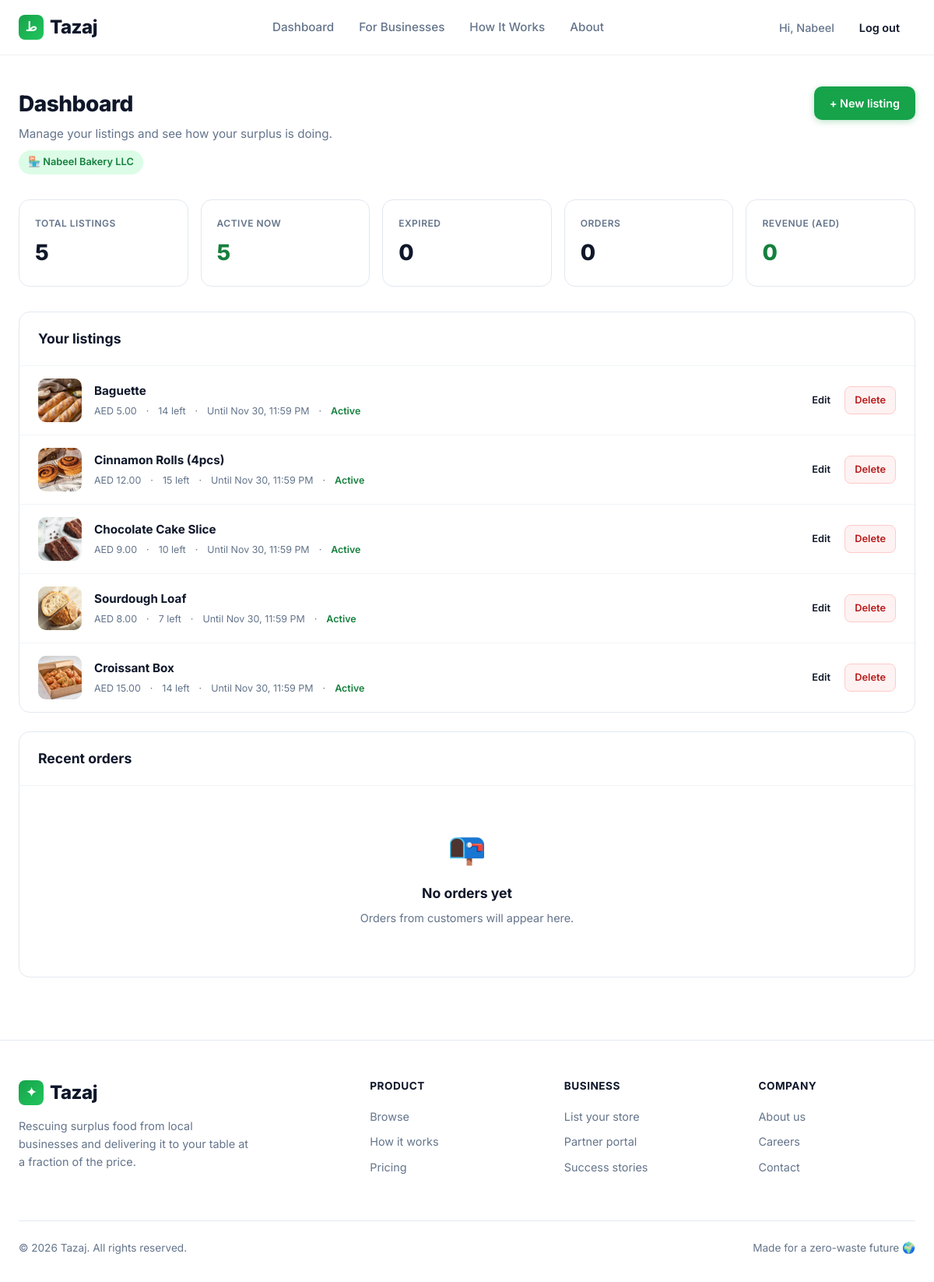
/dashboard/ (signed in), run on the app's committed database.
### main/models.py (models this page shows, shortened)
class User(AbstractUser):
    CUSTOMER = 'customer'
    BUSINESS = 'business'
    ADMIN = 'admin'
    ROLE_CHOICES = [
        (CUSTOMER, 'Customer'),
        (BUSINESS, 'Business'),
        (ADMIN, 'Admin'),
    ]
    role = models.CharField(
        max_length=20,
        choices=ROLE_CHOICES,
        default=CUSTOMER,
    )
    def is_business(self):
        return self.role == self.BUSINESS

class Shop(models.Model):
    owner = models.ForeignKey(
        User,
        on_delete=models.CASCADE,
        related_name='shops',
        limit_choices_to={'role': User.BUSINESS},
    )
    name = models.CharField(max_length=120)
    owner_name = models.CharField(max_length=120, blank=True)
    address = models.CharField(max_length=255, blank=True)
    cuisine = models.CharField(max_length=80, blank=True)
    emoji = models.CharField(max_length=8, default='🏪')
    rating = models.DecimalField(max_digits=2, decimal_places=1, default=4.5)
    image = models.ImageField(
        upload_to=shop_image_path,
        blank=True,
        null=True,
    )
    is_active = models.BooleanField(default=True)
    created_at = models.DateTimeField(auto_now_add=True)
    class Meta:
        ordering = ['name']

class Food(models.Model):
    shop = models.ForeignKey(
        Shop,
        on_delete=models.CASCADE,
        related_name='foods',
    )
    title = models.CharField(max_length=140)
    description = models.TextField(blank=True)
    original_price = models.DecimalField(max_digits=8, decimal_places=2)
    discounted_price = models.DecimalField(max_digits=8, decimal_places=2)
    quantity = models.PositiveIntegerField(default=1)
    pickup_start = models.DateTimeField()
    pickup_end = models.DateTimeField()
    emoji = models.CharField(max_length=8, default='🍽️')
    image = models.ImageField(
        upload_to=food_image_path,
        blank=True,
        null=True,
    )
    is_active = models.BooleanField(default=True)
    created_at = models.DateTimeField(auto_now_add=True)
    class Meta:
        ordering = ['pickup_end']

### main/views.py (the view)
# urls.py: path("dashboard/", views.dashboard, name="dashboard"),
@login_required
def dashboard(request):
    _require_business(request)
    shops = Shop.objects.filter(owner=request.user)
    if not shops.exists():
        messages.error(request, "You don't have a shop yet. Please contact support.")
        return redirect("home")
    shop = shops.first()
    foods = shop.foods.order_by("-created_at")
    orders = (
        Order.objects
        .filter(food__shop=shop)
        .select_related("food", "customer")
        .order_by("-created_at")
    )
    now = timezone.now()
    stats = {
        "total": foods.count(),
        "active": foods.filter(is_active=True, pickup_end__gte=now).count(),
        "expired": foods.filter(pickup_end__lt=now).count(),
        "total_value": foods.aggregate(Sum("discounted_price"))["discounted_price__sum"] or 0,
        "orders_count": orders.count(),
        "orders_revenue": sum(
            (o.total for o in orders if o.effective_status != Order.CANCELLED),
            0,
        ),
    }
    return render(
        request,
        "dashboard/index.html",
        {
            "shop": shop,
            "foods": foods,
            "orders": orders[:20],
            "stats": stats,
            "now": now,
        },
    )

### main/views.py (called while the page is built)
def _require_business(request):
    if not request.user.is_authenticated or not request.user.is_business():
        raise PermissionDenied

### templates/dashboard/index.html (shortened to what this page needs)
{% extends "base.html" %}
{% load static %}
{% block extra_css %}
    <link rel="stylesheet" href="{% static 'css/dashboard.css' %}">
{% endblock %}
{% block content %}
<div class="dash-page">
    <div class="dash-header">
        <div class="dash-title">
            <h1>Dashboard</h1>
            <p>Manage your listings and see how your surplus is doing.</p>
            <div class="dash-shop-chip">
                {{ shop.emoji }} {{ shop.name }}
            </div>
        </div>
        <a href="{% url 'food_create' %}" class="btn btn-primary">
            + New listing
        </a>
    </div>
    <div class="dash-stats">
        <div class="stat-card">
            <div class="label">Total listings</div>
            <div class="value">{{ stats.total }}</div>
        </div>
        <div class="stat-card">
            <div class="label">Active now</div>
            <div class="value accent">{{ stats.active }}</div>
        </div>
        <div class="stat-card">
            <div class="label">Expired</div>
            <div class="value">{{ stats.expired }}</div>
        </div>
        <div class="stat-card">
            <div class="label">Orders</div>
            <div class="value">{{ stats.orders_count }}</div>
        </div>
        <div class="stat-card">
            <div class="label">Revenue (AED)</div>
            <div class="value accent">{{ stats.orders_revenue|floatformat:0 }}</div>
        </div>
    </div>
    <div class="dash-listings">
        <div class="dash-listings-header">
            <h2>Your listings</h2>
        </div>
        {% if foods %}
            {% for food in foods %}
                <div class="listing-row">
                    <div class="listing-thumb">
                        {% if food.image %}
                            <img src="{{ food.image.url }}" alt="{{ food.title }}">
                        {% else %}
                            {{ food.emoji }}
                        {% endif %}
                    </div>
                    <div class="listing-info">
                        <h3>{{ food.title }}</h3>
                        <div class="listing-meta">
                            <span>AED {{ food.discounted_price|floatformat:2 }}</span>
                            <span>·</span>
                            <span>{{ food.quantity }} left</span>
                            <span>·</span>
                            <span>Until {{ food.pickup_end|date:"M j, g:i A" }}</span>
                            <span>·</span>
                            {% if not food.is_active %}
                                <span class="status-inactive">Inactive</span>
                            {% elif food.pickup_end < now %}
                                <span class="status-expired">Expired</span>
                            {% else %}
                                <span class="status-active">Active</span>
                            {% endif %}
                        </div>
                    </div>
                    <div class="listing-actions">
                        <a href="{% url 'food_edit' food.pk %}" class="btn btn-ghost btn-sm">Edit</a>
                        <a href="{% url 'food_delete' food.pk %}" class="btn btn-danger btn-sm">Delete</a>
                    </div>
                </div>
            {% endfor %}
        {% endif %}
    </div>
    <div class="dash-listings" style="margin-top: 1.5rem;">
        <div class="dash-listings-header">
            <h2>Recent orders</h2>
        </div>
        {% if orders %}
            {% for o in orders %}
                <div class="listing-row">
                    <div class="listing-thumb">
                        {% if o.food.image %}
                            <img src="{{ o.food.image.url }}" alt="">
                        {% else %}
                            {{ o.food.emoji }}
                        {% endif %}
                    </div>
                    <div class="listing-info">
                        <h3>{{ o.food.title }}</h3>
                        <div class="listing-meta">
                            <span>{{ o.customer.username }}</span>
                            <span>·</span>
                            <span>Qty {{ o.quantity }}</span>
                            <span>·</span>
                            <span>{{ o.get_fulfillment_display }}</span>
                            {% if o.fulfillment == "delivery" %}
                                <span>·</span>
                                <span>{{ o.courier_name }}</span>
                            {% endif %}
                            <span>·</span>
                            <span>{{ o.created_at|date:"M j, g:i A" }}</span>
                            <span>·</span>
                            {% if o.effective_status == "delivered" %}
                                <span class="status-active">
                                    {% if o.fulfillment == "pickup" %}Picked up{% else %}Delivered{% endif %}
                                </span>
                            {% elif o.effective_status == "cancelled" %}
                                <span class="status-expired">Cancelled</span>
                            {% elif o.effective_status == "no_show" %}
                                <span class="status-expired">No-show</span>
                            {% else %}
                                <span style="color: var(--accent); font-weight: 600;">
                                    {% if o.fulfillment == "pickup" %}Awaiting pickup{% else %}On the way{% endif %}
                                </span>
                            {% endif %}
                        </div>
                    </div>
                    <div class="order-total">
                        AED {{ o.total|floatformat:2 }}
                        {% if o.fulfillment == "pickup" and o.status == "pending" %}
                            <form method="post" action="{% url 'order_mark_picked_up' o.pk %}" style="margin-top:0.4rem;">
                                {% csrf_token %}
                                <button type="submit" class="btn btn-primary btn-sm">Mark picked up</button>
                            </form>
                        {% endif %}
                        {% if o.can_business_cancel %}
                            <form method="post" action="{% url 'order_business_cancel' o.pk %}" style="margin-top:0.4rem;"
                                onsubmit="return confirm('Cancel order #{{ o.pk }} for {{ o.customer.username }}?');">
                                {% csrf_token %}
                                <button type="submit" class="btn btn-danger btn-sm">Cancel order</button>
                            </form>
                        {% endif %}
                    </div>
                </div>
            {% endfor %}
        {% else %}
            <div class="dash-empty">
                <div class="emoji">📭</div>
                <h3>No orders yet</h3>
                <p>Orders from customers will appear here.</p>
            </div>
        {% endif %}
    </div>
</div>
{% endblock %}

### templates/base.html (shortened to what this page needs)
{% load static %}
<!DOCTYPE html>
<html lang="en">
<head>
    <link rel="stylesheet" href="{% static 'css/base.css' %}">
    {% block extra_css %}{% endblock %}
</head>
<body>
    <nav class="navbar">
        <div class="nav-container">
            <a href="/" class="logo">
                <span class="logo-mark">ط</span>
                Tazaj
            </a>
            <div class="nav-links">
                {% if user.is_authenticated and user.role == "business" %}
                    <a href="{% url 'dashboard' %}">Dashboard</a>
                {% endif %}
                <a href="#">For Businesses</a>
                <a href="#">How It Works</a>
                <a href="#">About</a>
            </div>
            <div class="nav-actions">
                {% if user.is_authenticated %}
                    <span class="nav-user">Hi, {{ user.username }}</span>
                    <form method="post" action="{% url 'logout' %}" class="logout-form">
                        <button type="submit" class="btn btn-ghost">Log out</button>
                    </form>
                {% else %}
                    <a href="{% url 'login' %}" class="btn btn-ghost">Log in</a>
                    <a href="{% url 'signup' %}" class="btn btn-primary">Sign up</a>
                {% endif %}
            </div>
        </div>
    </nav>
    <main>
        {% block content %}{% endblock %}
    </main>
    <footer>
        <div class="footer-container">
            <div class="footer-brand">
                <div class="logo">
                    <span class="logo-mark">✦</span>
                    Tazaj
                </div>
                <p>Rescuing surplus food from local businesses and delivering it to your table at a fraction of the price.</p>
            </div>
            <div class="footer-col">
                <h4>Product</h4>
                <a href="{% url 'browse' %}">Browse</a>
                <a href="#">How it works</a>
                <a href="#">Pricing</a>
            </div>
            <div class="footer-col">
                <h4>Business</h4>
                <a href="#">List your store</a>
                <a href="#">Partner portal</a>
                <a href="#">Success stories</a>
            </div>
            <div class="footer-col">
                <h4>Company</h4>
                <a href="#">About us</a>
                <a href="#">Careers</a>
                <a href="#">Contact</a>
            </div>
        </div>
        <div class="footer-bottom">
            <span>© 2026 Tazaj. All rights reserved.</span>
            <span>Made for a zero-waste future 🌍</span>
        </div>
    </footer>
</body>
</html>

### static/css/base.css (style rules this page uses)
* { margin: 0; padding: 0; box-sizing: border-box; }
:root { --primary: #16a34a; --primary-dark: #15803d; --primary-light: #dcfce7; --accent: #f59e0b; --dark: #0f172a; --gray: #64748b; --light-gray: #f1f5f9; --white: #ffffff; --radius: 14px; --shadow-sm: 0 1px 3px rgba(0, 0, 0, 0.06); --shadow-md: 0 4px 16px rgba(0, 0, 0, 0.08); --shadow-lg: 0 12px 32px rgba(0, 0, 0, 0.12); }
body { font-family: 'Inter', -apple-system, BlinkMacSystemFont, sans-serif; color: var(--dark); background: var(--white); line-height: 1.6; -webkit-font-smoothing: antialiased; }
a { text-decoration: none; color: inherit; }
.btn { padding: 0.6rem 1.25rem; border-radius: 10px; font-weight: 600; font-size: 0.9rem; transition: all 0.2s; cursor: pointer; border: none; display: inline-flex; align-items: center; gap: 0.4rem; }
.btn-ghost { background: transparent; color: var(--dark); }
.btn-primary { background: var(--primary); color: white; box-shadow: 0 2px 8px rgba(22, 163, 74, 0.3); }
.navbar { position: sticky; top: 0; z-index: 100; background: rgba(255, 255, 255, 0.85); backdrop-filter: saturate(180%) blur(12px); border-bottom: 1px solid rgba(0, 0, 0, 0.06); }
.nav-container { max-width: 1200px; margin: 0 auto; padding: 1rem 1.5rem; display: flex; align-items: center; justify-content: space-between; }
.logo { font-size: 1.5rem; font-weight: 800; letter-spacing: -0.5px; display: flex; align-items: center; gap: 0.5rem; }
.logo-mark { width: 32px; height: 32px; background: linear-gradient(135deg, var(--primary), #22c55e); border-radius: 8px; display: grid; place-items: center; color: white; font-size: 1rem; }
.nav-links { display: flex; gap: 2rem; align-items: center; }
.nav-links a { font-weight: 500; color: var(--gray); transition: color 0.2s; font-size: 0.95rem; }
.nav-actions { display: flex; gap: 0.75rem; align-items: center; }
footer { background: white; border-top: 1px solid #e2e8f0; padding: 3rem 1.5rem 2rem; }
.footer-container { max-width: 1200px; margin: 0 auto; display: grid; grid-template-columns: 2fr 1fr 1fr 1fr; gap: 3rem; }
.footer-brand p { color: var(--gray); font-size: 0.9rem; margin-top: 0.75rem; max-width: 300px; }
.footer-col h4 { font-size: 0.85rem; font-weight: 700; text-transform: uppercase; letter-spacing: 0.5px; margin-bottom: 1rem; color: var(--dark); }
.footer-col a { display: block; color: var(--gray); font-size: 0.9rem; margin-bottom: 0.6rem; transition: color 0.2s; }
.footer-bottom { max-width: 1200px; margin: 3rem auto 0; padding-top: 1.5rem; border-top: 1px solid #e2e8f0; display: flex; justify-content: space-between; align-items: center; color: var(--gray); font-size: 0.85rem; flex-wrap: wrap; gap: 1rem; }
.nav-user { font-size: 0.9rem; font-weight: 500; color: var(--gray); }
.logout-form { display: inline; margin: 0; }
.logout-form button { font-family: inherit; }

### data on the page
User: username "Nabeel"
Shop: emoji "🏪", name "Nabeel Bakery LLC"
Food: image (picture), title "Baguette", discounted_price "5.00", quantity "14", pickup_end "Nov 30, 11:59 PM", is_active "Active"
Food: image (picture), title "Cinnamon Rolls (4pcs)", discounted_price "12.00", quantity "15", pickup_end "Nov 30, 11:59 PM", is_active "Active"
Food: image (picture), title "Chocolate Cake Slice", discounted_price "9.00", quantity "10", pickup_end "Nov 30, 11:59 PM", is_active "Active"
Food: image (picture), title "Sourdough Loaf", discounted_price "8.00", quantity "7", pickup_end "Nov 30, 11:59 PM", is_active "Active"
Food: image (picture), title "Croissant Box", discounted_price "15.00", quantity "14", pickup_end "Nov 30, 11:59 PM", is_active "Active"

### other printed values
{{ stats.total }} "5"
{{ stats.active }} "5"
{{ stats.expired }} "0"
{{ stats.orders_count }} "0"
{{ stats.orders_revenue|floatformat:0 }} "0"
